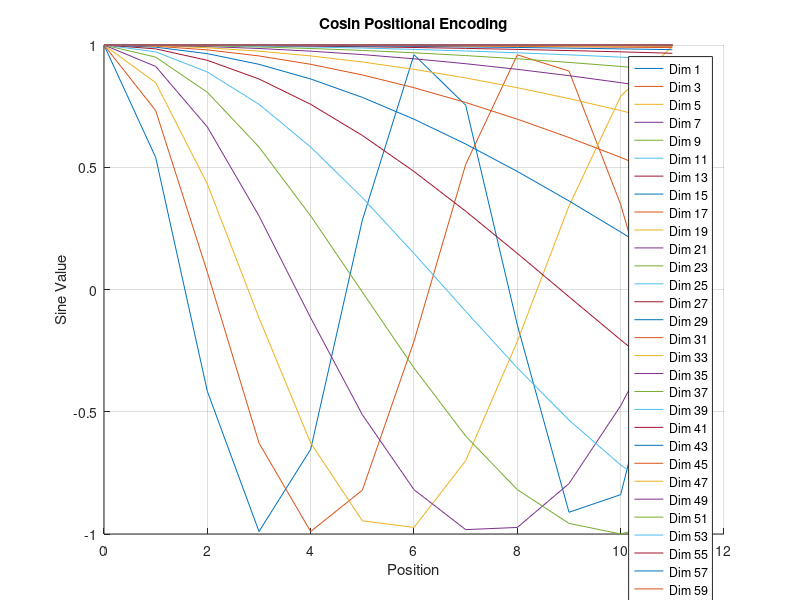

The MATLAB source for this figure:
data = load('cos.dat'); % Load cos data file
positions = data(:, 1); % Extract positions (first column)
dimensions = data(:, 2); % Extract dimensions (second column)
values = data(:, 3); % Extract sine values (third column)
% Find unique dimensions
unique_dims = unique(dimensions);
% Plot sine values for each dimension
figure;
hold on;
for i = 1:length(unique_dims)
%for i = 1:3
    dim = unique_dims(i);
    mask = dimensions == dim; % Select data for current dimension
    plot(positions(mask), values(mask), 'DisplayName', ['Dim ', num2str(dim)]);
end
hold off;
title('Cosin Positional Encoding');
xlabel('Position');
ylabel('Sine Value');
legend('show');
grid on;
